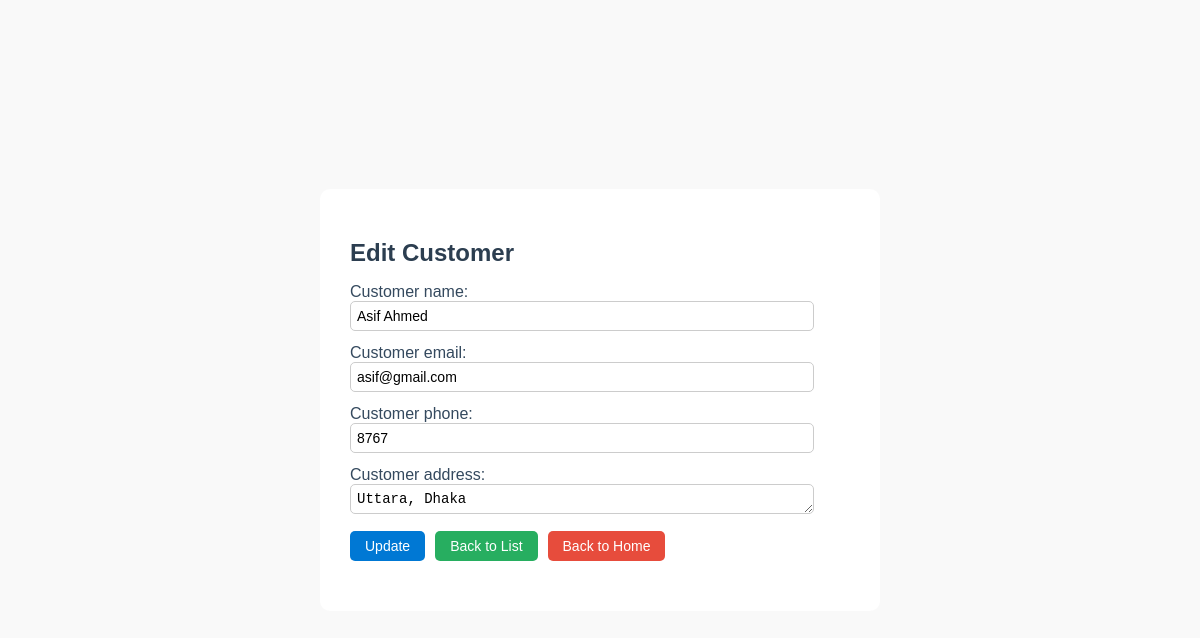
Page /sales-department/customer/form/1/ on the committed database.
### customer/models.py (models this page shows, shortened)
class Customer(models.Model):
    customer_name = models.CharField(max_length=255)
    customer_email = models.EmailField(unique=True)
    customer_phone = models.CharField(max_length=15, unique=True)
    customer_address = models.TextField(blank=True, null=True)
    created_at = models.DateTimeField(auto_now_add=True)  # Timestamp for when customer was added
    updated_at = models.DateTimeField(auto_now=True)  # Timestamp for last update

### customer/views.py (the view)
# urls.py: path("form/", customer_form, name="customer_create"),
def customer_form(request, customer_id=None):
    customer = get_object_or_404(Customer, id=customer_id) if customer_id else None
    form = CustomerForm(request.POST or None, instance=customer)
    if request.method == 'POST' and form.is_valid():
        form.save()
        messages.success(request, f"Customer record {'updated' if customer else 'added'} successfully!")
        return redirect('customer_list')
    return render(request, 'customer/customer_form.html', {'form': form, 'customer': customer})

### customer/forms.py
class CustomerForm(forms.ModelForm):
    class Meta:
        model = Customer
        fields = ['customer_name', 'customer_email', 'customer_phone', 'customer_address']  # Match exactly with model field names
        widgets = {
            'customer_name': forms.TextInput(attrs={'class': 'form-control', 'placeholder': 'Enter customer name'}),
            'customer_email': forms.EmailInput(attrs={'class': 'form-control', 'placeholder': 'Enter email'}),
            'customer_phone': forms.TextInput(attrs={'class': 'form-control', 'placeholder': 'Enter phone number'}),
            'customer_address': forms.Textarea(attrs={'class': 'form-control', 'placeholder': 'Enter address', 'rows': 1}),
        }

### customer/templates/customer/customer_form.html (shortened to what this page needs)
<!DOCTYPE html>
<html lang="en">
<head>
</head>
<body>
  <div class="form-container">
    <h2>{% if customer %}Edit{% else %}Create{% endif %} Customer</h2>
    <form method="POST">
      {{ form.as_p }}
      <div class="action-links">
        <button type="submit">{% if customer %}Update{% else %}Save{% endif %}</button>
        <a href="{% url 'customer_list' %}" class="back-to-list">Back to List</a>
        <a href="{% url 'home' %}" class="back-to-home">Back to Home</a>
      </div>
    </form>
  </div>
</body>
</html>

### customer/templates/customer/customer_form.html (style rules this page uses)
body { font-family: "Trebuchet MS", sans-serif; background-color: #f9f9f9; margin: 0; padding: 0; display: flex; justify-content: center; align-items: center; height: 100vh; }
.form-container { background-color: #ffffff; border-radius: 10px; padding: 30px; max-width: 500px; width: 90%; }
h2 { text-align: left; color: #2c3e50; margin-bottom: 10px; font-size: 24px; }
label { font-size: 16px; color: #34495e; margin-bottom: 5px; }
input, select, textarea { padding: 6px; font-size: 14px; border: 1px solid #ccc; border-radius: 5px; outline: none; width: 90%; margin-bottom: -3px; }
textarea { resize: vertical; }
.action-links { display: flex; align-items: center; margin-bottom: 20px; gap: 10px; }
.action-links button, .action-links a { text-decoration: none; font-size: 14px; padding: 0 15px; border-radius: 5px; height: 30px; display: flex; align-items: center; justify-content: center; color: #ffffff; }
.action-links button { background-color: #0078D4; border: none; }
.action-links a.back-to-list { background-color: #27ae60; }
.action-links a.back-to-home { background-color: #e74c3c; }

### rows in the picture
Customer: customer_name "Asif Ahmed", customer_email "asif@gmail.com", customer_phone "8767", customer_address "Uttara, Dhaka"
